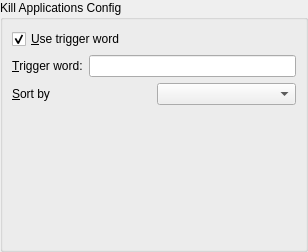
<?xml version="1.0" encoding="UTF-8"?>
<ui version="4.0">
 <author>Jan Gerrit Marker</author>
 <class>KillRunnerConfigUi</class>
 <widget class="QWidget" name="KillRunnerConfigUi">
  <property name="geometry">
   <rect>
    <x>0</x>
    <y>0</y>
    <width>308</width>
    <height>252</height>
   </rect>
  </property>
  <layout class="QVBoxLayout" name="verticalLayout">
   <property name="leftMargin">
    <number>0</number>
   </property>
   <property name="topMargin">
    <number>0</number>
   </property>
   <property name="rightMargin">
    <number>0</number>
   </property>
   <property name="bottomMargin">
    <number>0</number>
   </property>
   <item>
    <widget class="QGroupBox" name="main">
     <property name="title">
      <string>Kill Applications Config</string>
     </property>
     <layout class="QVBoxLayout" name="verticalLayout_2">
      <item>
       <widget class="QCheckBox" name="useTriggerWord">
        <property name="enabled">
         <bool>true</bool>
        </property>
        <property name="text">
         <string>&amp;Use trigger word</string>
        </property>
        <property name="checked">
         <bool>true</bool>
        </property>
       </widget>
      </item>
      <item>
       <layout class="QHBoxLayout" name="layout_trigger">
        <item>
         <widget class="QLabel" name="label_trigger">
          <property name="text">
           <string>&amp;Trigger word:</string>
          </property>
          <property name="buddy">
           <cstring>triggerWord</cstring>
          </property>
         </widget>
        </item>
        <item>
         <widget class="KLineEdit" name="triggerWord">
          <property name="showClearButton" stdset="0">
           <bool>true</bool>
          </property>
         </widget>
        </item>
       </layout>
      </item>
      <item>
       <layout class="QHBoxLayout" name="layout_sorting">
        <item>
         <widget class="QLabel" name="label_sorting">
          <property name="text">
           <string>&amp;Sort by</string>
          </property>
          <property name="buddy">
           <cstring>sorting</cstring>
          </property>
         </widget>
        </item>
        <item>
         <widget class="KComboBox" name="sorting">
          <property name="toolTip">
           <string>It is not sure, that this will take effect</string>
          </property>
         </widget>
        </item>
       </layout>
      </item>
      <item>
       <spacer name="verticalSpacer">
        <property name="orientation">
         <enum>Qt::Vertical</enum>
        </property>
        <property name="sizeHint" stdset="0">
         <size>
          <width>20</width>
          <height>40</height>
         </size>
        </property>
       </spacer>
      </item>
     </layout>
    </widget>
   </item>
  </layout>
 </widget>
 <customwidgets>
  <customwidget>
   <class>KLineEdit</class>
   <extends>QLineEdit</extends>
   <header>klineedit.h</header>
  </customwidget>
  <customwidget>
   <class>KComboBox</class>
   <extends>QComboBox</extends>
   <header>kcombobox.h</header>
  </customwidget>
 </customwidgets>
 <tabstops>
  <tabstop>useTriggerWord</tabstop>
  <tabstop>triggerWord</tabstop>
 </tabstops>
 <resources/>
 <connections>
  <connection>
   <sender>useTriggerWord</sender>
   <signal>toggled(bool)</signal>
   <receiver>triggerWord</receiver>
   <slot>setEnabled(bool)</slot>
   <hints>
    <hint type="sourcelabel">
     <x>97</x>
     <y>49</y>
    </hint>
    <hint type="destinationlabel">
     <x>122</x>
     <y>79</y>
    </hint>
   </hints>
  </connection>
 </connections>
</ui>
